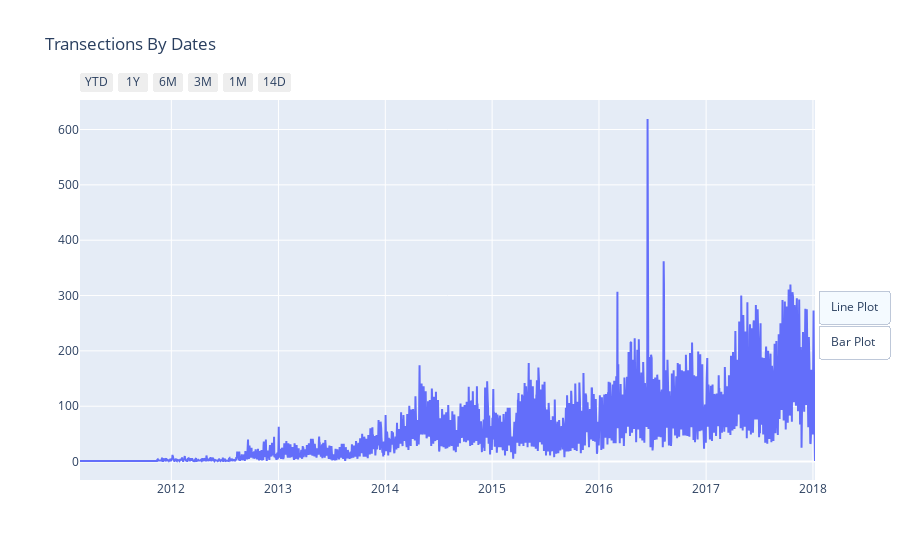

Write notebook code for a chart like this one.
### Code cell
timeseries = renttherunway.groupby('review_date')['review_date'].count()
daily_g = go.Figure(go.Scatter(x=timeseries.index, y=timeseries.values,mode='lines'))
date_buttons = [{'count': 7, 'step': "year", 'stepmode': "todate", 'label': "YTD"},
                {'count': 12, 'step': "month", 'stepmode': "backward", 'label': "1Y"},
                {'count': 6, 'step': "month", 'stepmode': "backward", 'label': "6M"},
                {'count': 3, 'step': "month", 'stepmode': "backward", 'label': "3M"},
                {'count': 1, 'step': "month", 'stepmode': "backward", 'label': "1M"},
                {'count': 14, 'step': "day", 'stepmode': "backward", 'label': "14D"}]
graph_buttons = [{'label': "Line Plot",'method': "update",'args': [{"type": "scatter", 'mode': 'line'}]},
                 {'label': "Bar Plot",'method': "update",'args': [{"type": "bar"}]}]
daily_g.update_xaxes(rangeselector={'buttons': date_buttons})
daily_g.update_layout(
    {'updatemenus': [{'type': "buttons",'direction': 'down','x': 1.1, 'y': 0.5,'showactive': True,'active': 0,'buttons': graph_buttons}]},
    hovermode="x",title='Transections By Dates')
daily_g.show()

### Figure 1 — Plotly figure (JSON) as saved in the notebook; plotly's stock layout.template omitted (floating-point values rounded to 4 significant figures; data arrays with more than 128 entries replaced by an {"elided": "..."} marker saying what was removed)
{"data": [{"mode": "lines", "type": "scatter", "x": {"elided": "2240 str values"}, "y": {"elided": "2240 int values"}}], "layout": {"hovermode": "x", "title": {"text": "Transections By Dates"}, "updatemenus": [{"active": 0, "buttons": [{"args": [{"mode": "line", "type": "scatter"}], "label": "Line Plot", "method": "update"}, {"args": [{"type": "bar"}], "label": "Bar Plot", "method": "update"}], "direction": "down", "showactive": true, "type": "buttons", "x": 1.1, "y": 0.5}], "xaxis": {"rangeselector": {"buttons": [{"count": 7, "label": "YTD", "step": "year", "stepmode": "todate"}, {"count": 12, "label": "1Y", "step": "month", "stepmode": "backward"}, {"count": 6, "label": "6M", "step": "month", "stepmode": "backward"}, {"count": 3, "label": "3M", "step": "month", "stepmode": "backward"}, {"count": 1, "label": "1M", "step": "month", "stepmode": "backward"}, {"count": 14, "label": "14D", "step": "day", "stepmode": "backward"}]}}}}
